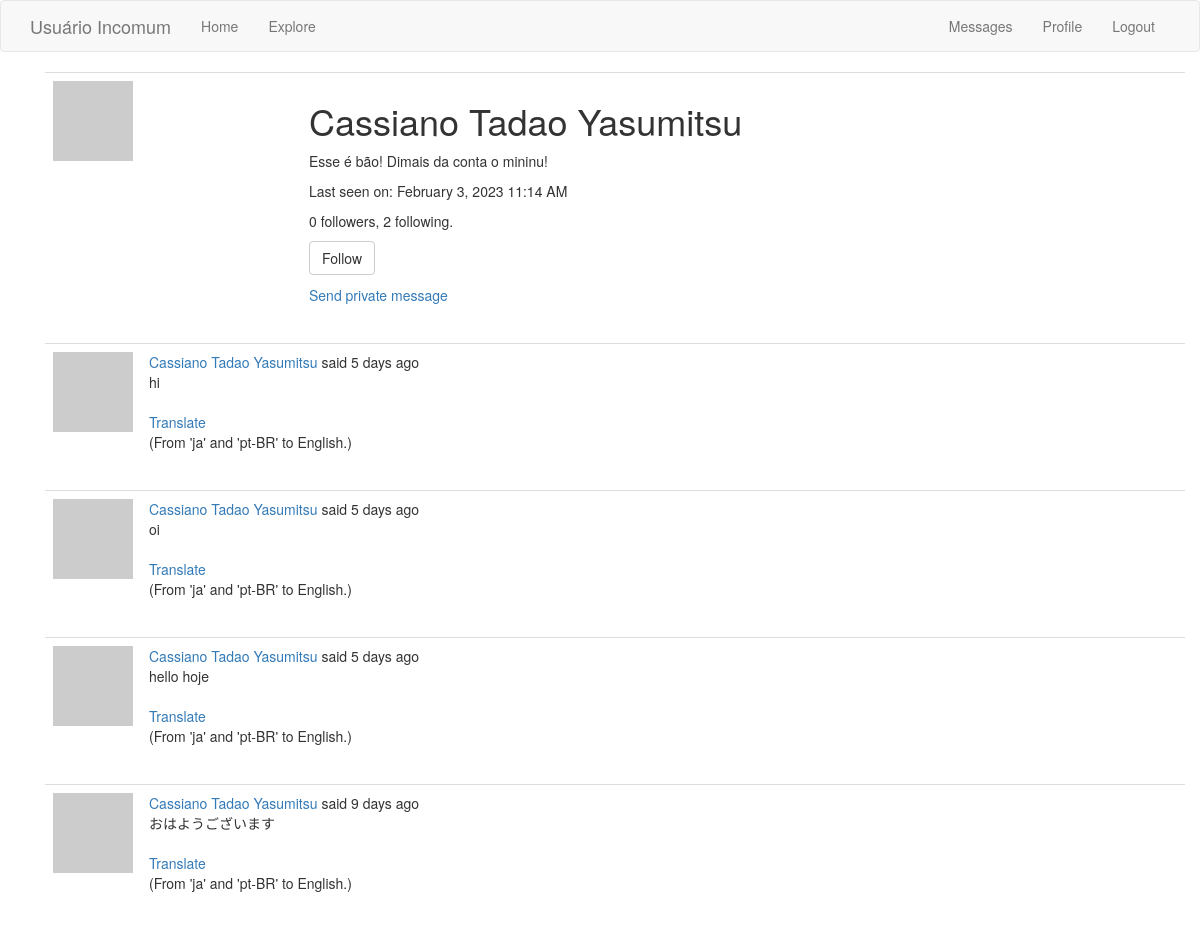
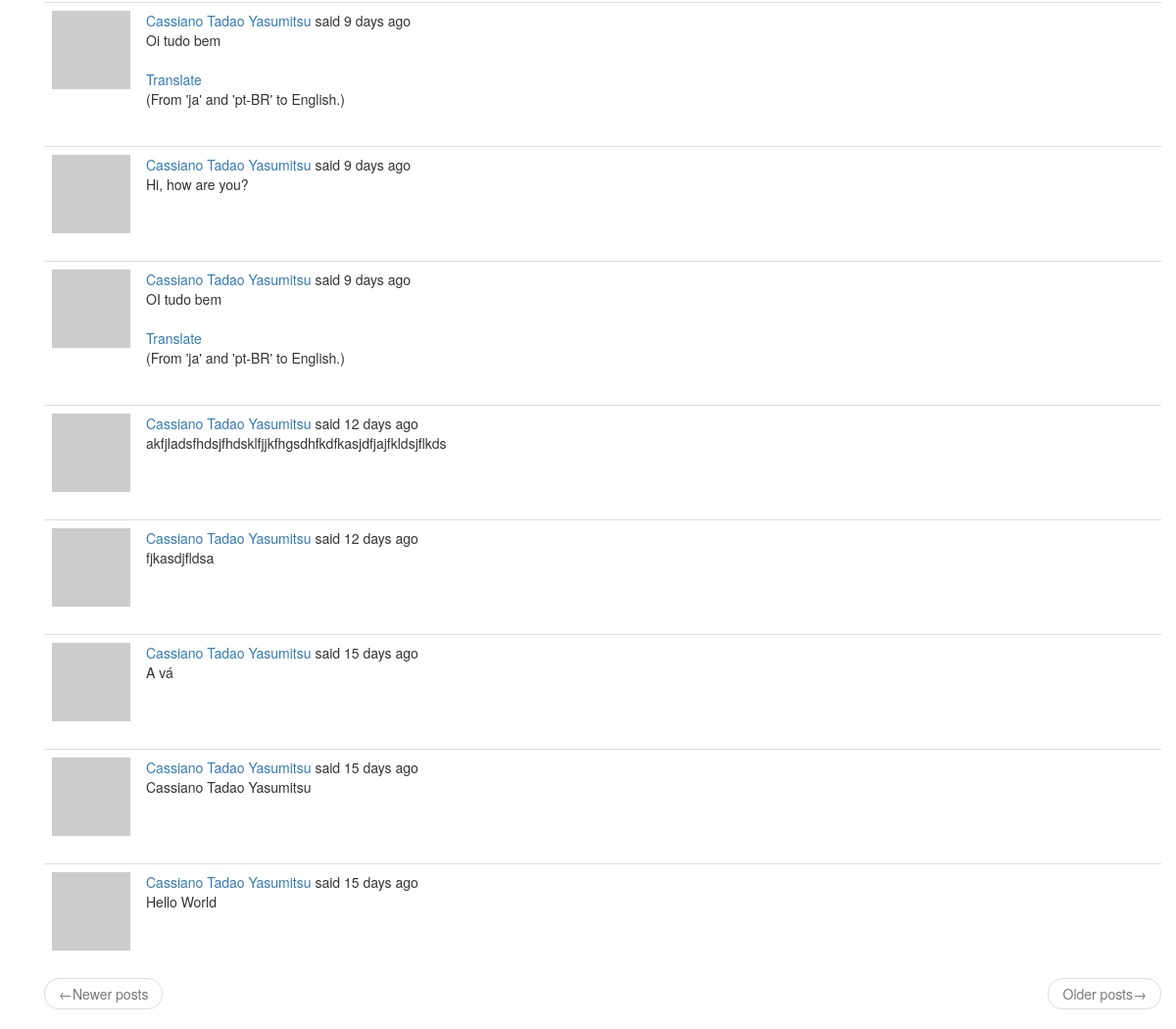
/user/Cassiano Tadao Yasumitsu (signed in), run on the app's committed database (2 pictures, top to bottom).
### app/models.py (models this page shows, shortened)
class PaginatedAPIMixin(object):
    @staticmethod
    def to_collection_dict(query, page, per_page, endpoint, **kwargs):
        resources = query.paginate(page=page, per_page=per_page,
                                   error_out=False)
        data = {
            'items': [item.to_dict() for item in resources.items],
            '_meta': {
                'page': page,
                'per_page': per_page,
                'total_pages': resources.pages,
                'total_items': resources.total
            },
            '_links': {
                'self': url_for(endpoint, page=page, per_page=per_page,
                                **kwargs),
                'next': url_for(endpoint, page=page + 1, per_page=per_page,
                                **kwargs) if resources.has_next else None,
                'prev': url_for(endpoint, page=page - 1, per_page=per_page,
                                **kwargs) if resources.has_prev else None
            }
        }
        return data

class User(PaginatedAPIMixin, UserMixin, db.Model):
    id = db.Column(db.Integer, primary_key=True)
    username = db.Column(db.String(64), index=True, unique=True)
    email = db.Column(db.String(120), index=True, unique=True)
    password_hash = db.Column(db.String(128))
    posts = db.relationship('Post', backref='author', lazy='dynamic')
    about_me = db.Column(db.String(140))
    last_seen = db.Column(db.DateTime, default=datetime.utcnow)
    token = db.Column(db.String(32), index=True, unique=True)
    token_expiration = db.Column(db.DateTime)
    followed = db.relationship(
        'User', secondary=followers,
        primaryjoin=(followers.c.follower_id == id),
        secondaryjoin=(followers.c.followed_id == id),
        backref=db.backref('followers', lazy='dynamic'), lazy='dynamic')
    messages_sent = db.relationship('Message', foreign_keys='Message.sender_id',
                                    backref='author', lazy='dynamic')
    messages_received = db.relationship('Message', foreign_keys='Message.recipient_id',
                                        backref='recipient', lazy='dynamic')
    last_message_read_time = db.Column(db.DateTime)
    def avatar(self, size):
        digest = md5(self.email.lower().encode('utf-8')).hexdigest()
        return 'https://www.gravatar.com/avatar/{}?d=identicon&s={}'.format(
            digest, size)
    def is_following(self, user):
        return self.followed.filter(
            followers.c.followed_id == user.id).count() > 0
    def new_messages(self):
        last_read_time = self.last_message_read_time or datetime(1900, 1, 1)
        return Message.query.filter_by(recipient=self).filter(
            Message.timestamp > last_read_time).count()

class Post(db.Model):
    id = db.Column(db.Integer, primary_key=True)
    body = db.Column(db.String(140))
    timestamp = db.Column(db.DateTime, index=True, default=datetime.utcnow)
    user_id = db.Column(db.Integer, db.ForeignKey('user.id'))
    language = db.Column(db.String(5))

### app/main/routes.py (the view)
@bp.route('/user/<username>')
@login_required
def user(username):
    user = User.query.filter_by(username=username).first_or_404()
    page = request.args.get('page', 1, type=int)
    posts = user.posts.order_by(Post.timestamp.desc()).paginate(
        page=page, per_page=current_app.config['POSTS_PER_PAGE'],
        error_out=False)
    next_url = url_for('main.user', username=user.username,
                       page=posts.next_num) if posts.has_next else None
    prev_url = url_for('main.user', username=user.username,
                       page=posts.prev_num) if posts.has_prev else None
    form = EmptyForm()
    return render_template('user.html', user=user, posts=posts.items,
                           next_url=next_url, prev_url=prev_url, form=form)

### app/main/forms.py
class EmptyForm(FlaskForm):
    submit = SubmitField('Submit')

### app/main/routes.py (called while the page is built)
@bp.before_app_request
def before_request():
    if current_user.is_authenticated:
        current_user.last_seen = datetime.utcnow()
        db.session.commit()
    g.locale = str(get_locale())

### app/models.py (called while the page is built)
@login.user_loader
def load_user(id):
    return User.query.get(int(id))

### app/templates/user.html (shortened to what this page needs)
{% extends "base.html" %}
{% block app_content %}
<div class="container">
    <table class="table table-hover">
        <tr>
            <td width="256px"><img src="{{ user.avatar(150) }}"></td>
            <td>
                <h1>{{ user.username }}</h1>
                {% if user.about_me %}<p>{{ user.about_me }}</p>{% endif %}
                {% if user.last_seen %}
                <p>Last seen on: {{ moment(user.last_seen).format('LLL') }}</p>
                {% endif %}
                <p>{{ user.followers.count() }} followers, {{ user.followed.count() }} following.</p>
                {% if user == current_user %}
                <p><a href="{{ url_for('main.edit_profile') }}">Edit your profile</a></p>
                {% elif not current_user.is_following(user) %}
                <p>
                    <form action="{{ url_for('main.follow', username=user.username) }}" method="post">
                        {{ form.submit(value=('Follow'), class_='btn btn-default') }}
                    </form>
                </p>
                {% endif %}
                {% if user != current_user %}
                <p><a href="{{ url_for('main.send_message', recipient=user.username) }}">{{ _('Send private message') }}</a></p>
                {% endif %}
            </td>
        </tr>
    </table>
    {% for post in posts %}
        {% include '_post.html' %}
    {% endfor %}
    <nav aria-label="...">
        <ul class="pager">
            <li class="previous{% if not prev_url %} disabled{% endif %}">
                <a href="{{ prev_url or '#' }}">
                    <span aria-hidden="true">&larr;</span>Newer posts
                </a>
            </li>
            <li class="next{% if not next_url %} disabled{% endif %}">
                <a href="{{ next_url or '#' }}">
                    Older posts<span aria-hidden="true">&rarr;</span>
                </a>
            </li>
        </ul>
    </nav>
</div>
{% endblock %}

### app/templates/_post.html (shortened to what this page needs)
<table class="table table-hover">
  <tr>
    <td width="70px">
      <a href="{{ url_for('main.user', username=post.author.username) }}">
        <img src="{{ post.author.avatar(70) }}" />
      </a>
    </td>
    <td>
       {{ _('%(username)s said %(when)s', username=user_link,
      when=moment(post.timestamp).fromNow()) }}
      <br />
      <span id="post{{ post.id }}">{{ post.body }}</span>
      {% if post.language and post.language != g.locale %}
      <br /><br />
      <span id="translation{{ post.id }}">
        <a
          href="javascript:translate(
                          '#post{{ post.id }}',
                          '#translation{{ post.id }}',
                          '{{ post.language }}',
                          '{{ g.locale }}');"
          >{{ _('Translate') }}</a
        >
        <p>(From 'ja' and 'pt-BR' to English.)</p>
      </span>
      {% endif %}
    </td>
  </tr>
</table>

### data on the page
User: username "Cassiano Tadao Yasumitsu", about_me "Esse é bão! Dimais da conta o mininu!", last_seen "February 3, 2023 11:14 AM"
Post: body "hi"
Post: body "oi"
Post: body "hello hoje"
Post: body "おはようございます"
Post: body "Oi tudo bem"
Post: body "Hi, how are you?"
Post: body "OI tudo bem"
Post: body "akfjladsfhdsjfhdsklfjjkfhgsdhfkdfkasjdfjajfkldsjflkds"
Post: body "fjkasdjfldsa"
Post: body "A vá"
Post: body "Cassiano Tadao Yasumitsu"
Post: body "Hello World"

### other printed values
{{ user.followers.count() }} "0"
{{ user.followed.count() }} "2"
